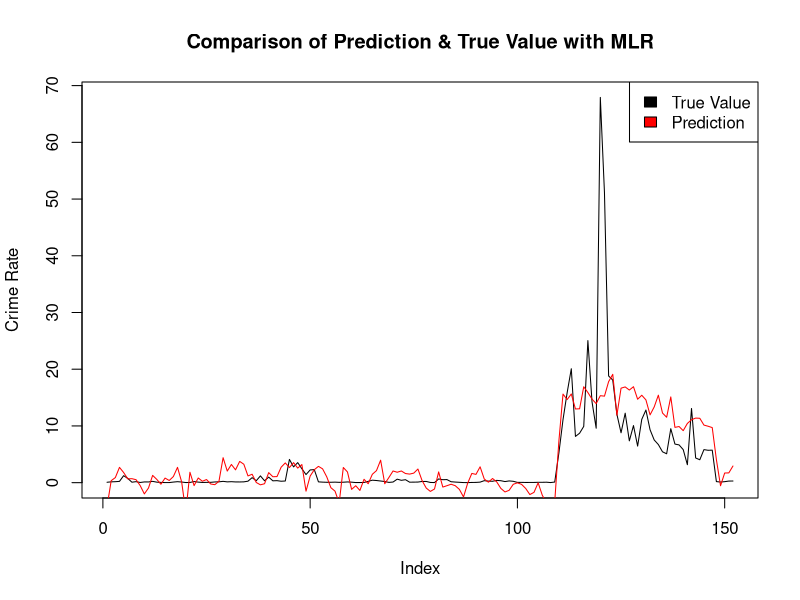
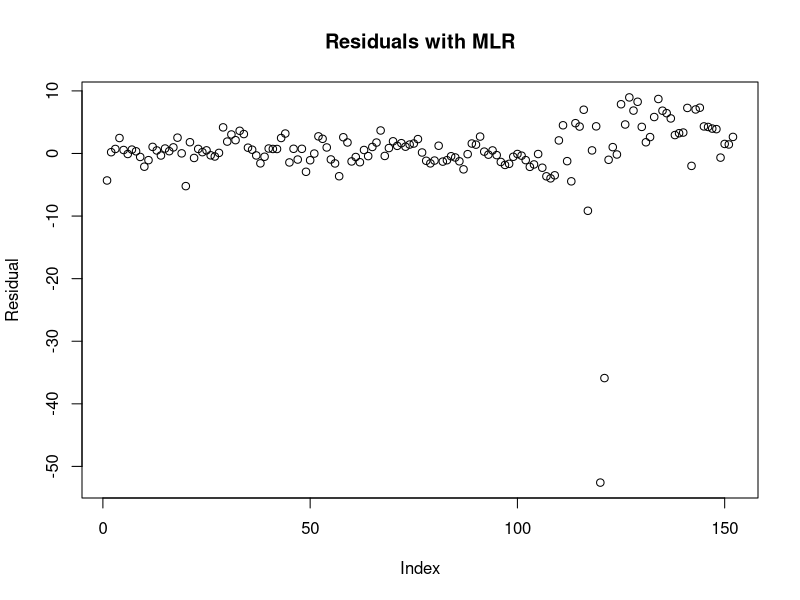
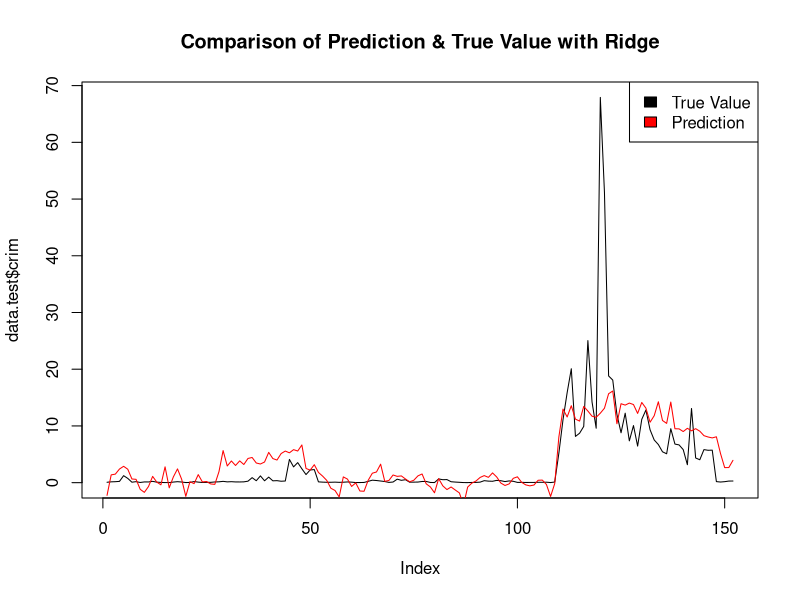
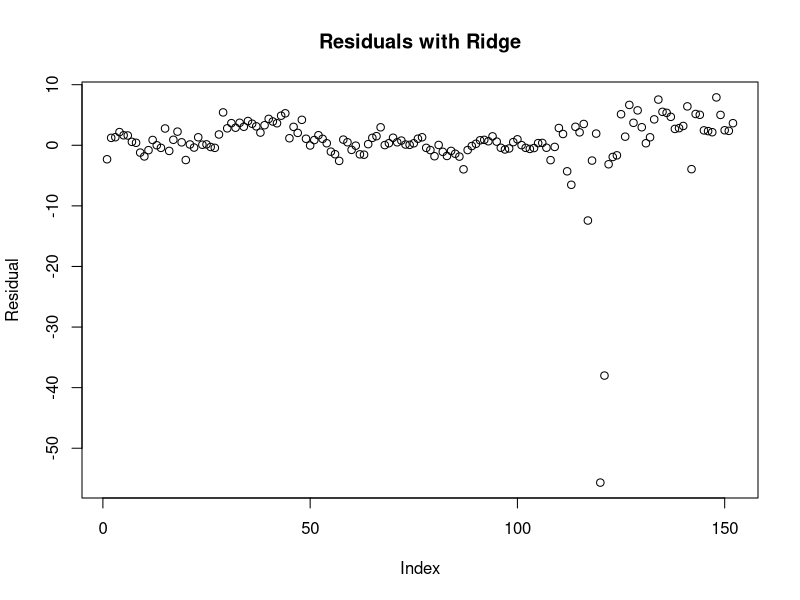
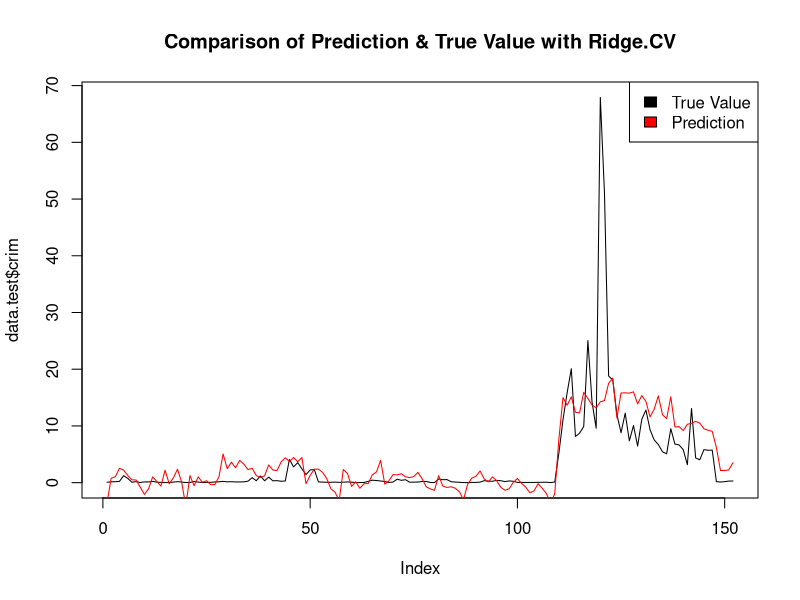
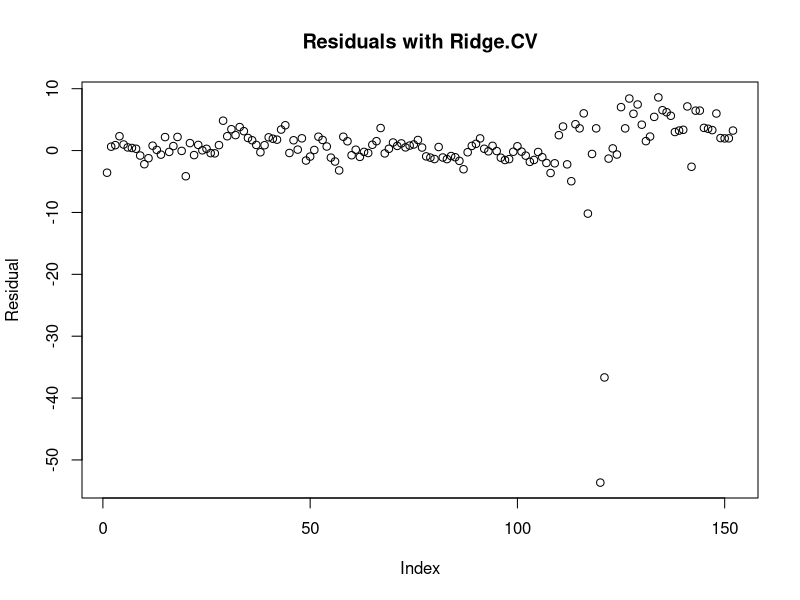
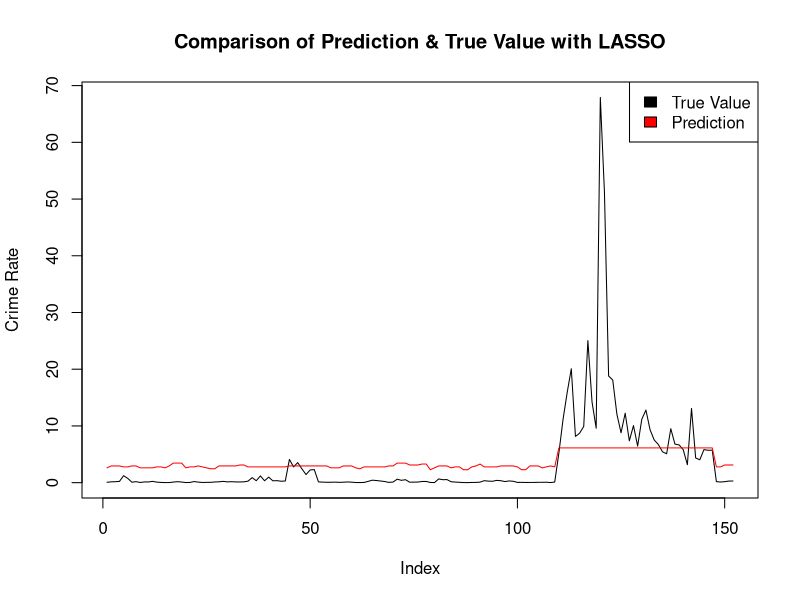
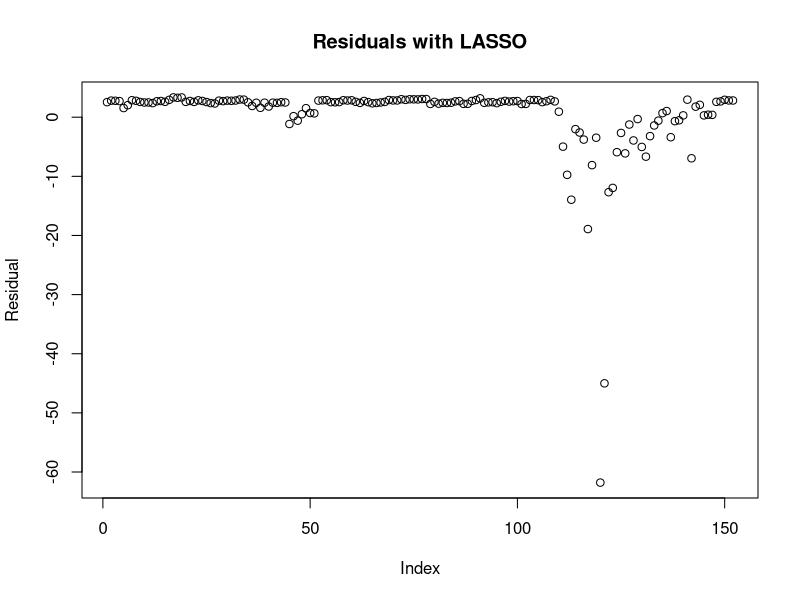

Write R code to recreate these figures, in order.
##  statistical learning ## assignment 2 

library(MASS)
library(glmnet)


#### data
data <- Boston
#write.csv(data, '/Users/apple/Documents/UCDSmurfit/3_Statistical_learning/assignment2/Boston.csv')
dim(Boston)

set.seed(220)
train_index <- sample (1: nrow(data), nrow(data)*0.7)
test_index <- (-train_index )
data.train <-data[train_index,]
data.test <-data[test_index,]

# define data
x.train <- model.matrix(crim~., data.train)[, -1]
y.train <- data.train$crim
x.test <- model.matrix(crim~., data.test)[, -1]
y.test <- data.test$crim
grid <- 10^ seq (10,-2, length =100)


#### multiple linear regression
lm.fit <- lm(crim~., data.train)
summary(lm.fit)
# for 5% of the confidence level, the null hypothesis can be rejected for the predictors:
# 'rad', 'dis', 'medv', 'zn', 'nox'.
prediction.lm <- predict(lm.fit, data.test)
# plot comparison between prediction and ture value
plot(data.test$crim, ylab='Crime Rate', type='l', main='Comparison of Prediction & True Value with MLR', col='black')
lines(prediction.lm, col = 'red')
legend('topright', legend=c('True Value', 'Prediction'), fill =c('black', 'red'))
# calculate and plot residuals
residuals.lm <- prediction.lm - data.test$crim
plot(residuals.lm, ylab='Residual', main = "Residuals with MLR")
# calculate mse
mse.lm <- mean((prediction.lm - data.test$crim)^2)
mse.lm

#### ridge regression
# ridge regression without cross validataion
ridge.mod <- glmnet(x.train, y.train, alpha=0, lambda=grid, thresh =1e-12)
prediction.ridge <- predict(ridge.mod, s=4, newx=x.test)
# plot comparison between prediction and ture value
plot(data.test$crim, type='l', main='Comparison of Prediction & True Value with Ridge', col='black')
lines(prediction.ridge, col = 'red')
legend('topright', c('True Value', 'Prediction'), fill =c('black', 'red'))
# plot residuals
residuals.ridge <- prediction.ridge - y.test
plot(residuals.ridge, ylab='Residual', main = "Residuals with Ridge")
# calculate mse
mse.ridge <- mean((prediction.ridge - y.test)^2)

# ridge regression with cross validation
set.seed(1)
cv.ridge.mod <- cv.glmnet(x.train, y.train, alpha = 0)
bestlam.ridge <- cv.ridge.mod$lambda.min
prediction.cv.ridge <- predict(cv.ridge.mod, s=bestlam.ridge, newx=x.test)
# plot comparison between prediction and ture value
plot(data.test$crim, type='l', main='Comparison of Prediction & True Value with Ridge.CV', col='black')
lines(prediction.cv.ridge, col = 'red')
legend('topright', c('True Value', 'Prediction'), fill =c('black', 'red'))
# plot residuals
residuals.cv.ridge <- prediction.cv.ridge - y.test
plot(residuals.cv.ridge, ylab='Residual', main = "Residuals with Ridge.CV")
mse.cv.ridge <- mean((prediction.cv.ridge - y.test)^2)

# comparison between ridge regreesion without and with cross validation
mse.ridge
mse.cv.ridge

# use the best model (with cross validataion) to get coefficients
ridge.coef <- predict(cv.ridge.mod, type = 'coefficients', s = bestlam.ridge)[1:14,]
ridge.coef


#### lasso regression
# lasso regression without cross validataion
lasso.mod <- glmnet(x.train, y.train, alpha = 1, lambda = grid)
prediction.lasso <- predict(lasso.mod, s=4, newx=x.test)
# plot comparison between prediction and ture value
plot(data.test$crim, type='l', ylab='Crime Rate', main='Comparison of Prediction & True Value with LASSO', col='black')
lines(prediction.lasso, col = 'red')
legend('topright', c('True Value', 'Prediction'), fill =c('black', 'red'))
# plot residuals
residuals.lasso <- prediction.lasso - y.test
plot(residuals.lasso, ylab='Residual', main = "Residuals with LASSO")
# calculate mse
mse.lasso <- mean((prediction.lasso - y.test)^2)

# lasso regression with cross validataion
set.seed(1)
cv.lasso.mod <- cv.glmnet(x.train, y.train, alpha = 1)
bestlam.lasso <- cv.lasso.mod$lambda.min
prediction.cv.lasso <- predict(cv.lasso.mod, s=bestlam.lasso, newx = x.test) 
# plot comparison between prediction and ture value
plot(data.test$crim, type='l', ylab='Crime Rate', main='Comparison of Prediction & True Value with LASSO.CV', col='black')
lines(prediction.cv.lasso, col = 'red')
legend('topright', c('True Value', 'Prediction'), fill =c('black', 'red'))
# plot residuals
residuals.cv.lasso <- prediction.cv.lasso - y.test
plot(residuals.cv.lasso, ylab='Residual', main = "Residuals with LASSO.CV")
# calculate mse
mse.cv.lasso <- mean((prediction.cv.lasso-y.test)^2)

# comparison between lasso regreesion without and with cross validation
mse.lasso
mse.cv.lasso

# use the best model (with cross validataion) to get coefficients
lasso.coef <- predict(cv.lasso.mod, type = 'coefficients', s = bestlam.lasso)[1:14,]
lasso.coef


#### elastic net
#finding the best lambda for the elastic net between l0 and l1 penalties
elastic.msqVector <- rep(100,101)
cv.elastic.msqVector <- rep(100,101)

for (i in 0:100) {
  elastic.lambda <-i/100
  
  # elastic net regression without cross validataion
  set.seed(1)
  elastic.mod <- glmnet(x.train, y.train, alpha = elastic.lambda, lambda=grid)
  prediction.elastic <- predict(elastic.mod, s=elastic.lambda, newx = x.test) 
  mse.elastic <- mean((prediction.elastic-y.test)^2)
  elastic.msqVector[i+1] <- mse.elastic
  
  # elastic net regression with cross validataion
  set.seed(1)
  cv.elastic.mod <- cv.glmnet(x.train, y.train, alpha = elastic.lambda)
  bestlam <- cv.elastic.mod$lambda.min
  prediction.cv.elastic <- predict(cv.elastic.mod, s=bestlam, newx = x.test) 
  mse.cv.elastic <- mean((prediction.cv.elastic-y.test)^2)
  cv.elastic.msqVector[i+1] <- mse.cv.elastic
}

# plot vector of the MSE of all the lambdas which were trialled
plot(elastic.msqVector)
plot(cv.elastic.msqVector)

# elastic net regression without cross validataion
# determine best lambda
elastic.minlambdaindex <- which(elastic.msqVector == min(elastic.msqVector))[1]-1
elastic.lambda <-elastic.minlambdaindex/100
# build model and make predictions
elastic.mod <- glmnet(x.train,y.train, alpha=elastic.lambda, lambda=4 ,thresh =1e-12)
prediction.elastic <- predict(elastic.mod, newx=x.test)
# plot comparison between prediction and ture value
plot(data.test$crim, type='l', ylab='Crime Rate', main='Comparison of Prediction & True Value with ElasticNet', col='black')
lines(prediction.elastic, col = 'red')
legend('topright', c('True Value', 'Prediction'), fill =c('black', 'red'))
# plot residuals
residuals.elastic <- prediction.elastic - y.test
plot(residuals.elastic, ylab='Residual', main = "Residuals with ElasticNet")
# calculate mse
mse.elastic <- mean((prediction.elastic - y.test)^2)

# elastic net regression with cross validataion
# determine best lambda
cv.elastic.minlambdaindex <- which(cv.elastic.msqVector == min(cv.elastic.msqVector))[1]-1
cv.elastic.lambda <-cv.elastic.minlambdaindex/100
bestlam.cv.elastic <- cv.elastic.mod$lambda.min
#build model and make predictions
set.seed(1)
cv.elastic.mod <- cv.glmnet(x.train, y.train, alpha = cv.elastic.lambda)
prediction.cv.elastic <- predict(cv.elastic.mod, s=bestlam.cv.elastic, newx = x.test) 
# plot comparison between prediction and ture value
plot(data.test$crim, type='l', ylab='Crime Rate', main='Comparison of Prediction & True Value with ElasticNet.CV', col='black')
lines(prediction.cv.elastic, col = 'red')
legend('topright', c('True Value', 'Prediction'), fill =c('black', 'red'))
# plot residuals
residuals.cv.elastic <- prediction.cv.elastic - y.test
plot(residuals.cv.elastic, ylab='Residual', main = "Residuals with ElasticNet.CV")
# calculate mse
mse.cv.elastic <- mean((prediction.cv.elastic-y.test)^2)

# comparison between elastic net regreesion without and with cross validation
mse.elastic
mse.cv.elastic

# use the best model (with cross validataion) to get coefficients
elastic.coef <- predict(cv.elastic.mod, type = 'coefficients', s = bestlam.cv.elastic)[1:14,]
elastic.coef


#### comparison of all algorithms
mse.lm
mse.ridge
mse.cv.ridge
mse.lasso
mse.cv.lasso
mse.elastic
mse.cv.elastic
